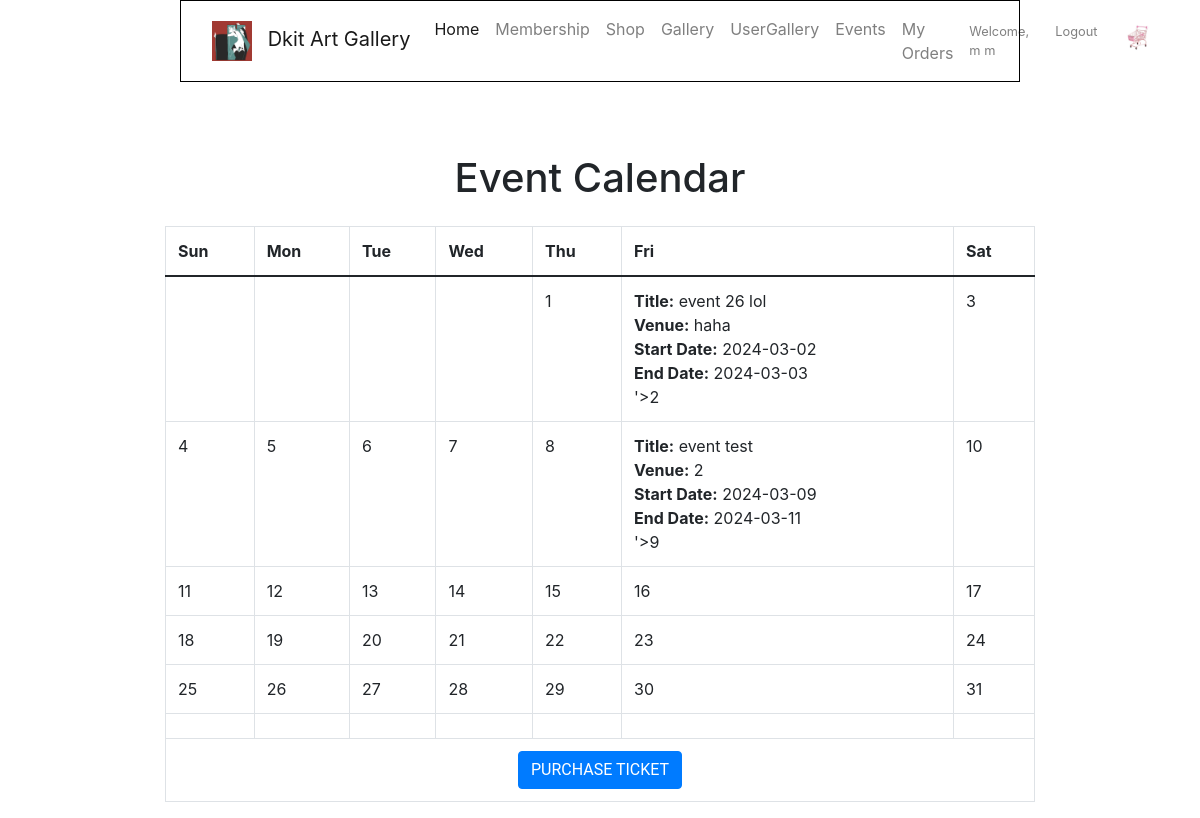
The page /controller/index.php?action=events (signed in) on the database its author committed.
### tables this page shows
CREATE TABLE `event` (
                         `id` int(11) NOT NULL,
                         `title` varchar(50) NOT NULL,
                         `venue` varchar(500) NOT NULL,
                         `start_date` date NOT NULL,
                         `end_date` date NOT NULL,
                         `month` int(11) NOT NULL
);

### model/getEvents.php (called while the page is built, shortened)
<?php
require_once 'databaseConnection.php';
function getEvents() {
    global $db;
    $events = [];
    try {
        $query = "SELECT * FROM event";
        $stmt = $db->prepare($query);
        $stmt->execute();
        $events = $stmt->fetchAll(PDO::FETCH_ASSOC);
    } catch (PDOException $e) {
        echo "Error: " . $e->getMessage();
    }
    return $events;
}
?>

### view/event.php (the view, shortened to what this page needs)
<?php
include "../view/nav.php";
include'../view/header.php';
require_once '../model/getEvents.php';
$month = isset($month) ? $month : date('m');
$year = isset($year) ? $year : date('Y');
$events = getEvents();
?>
</head>
<body>
<div class="container">
    <h1 class="text-center mt-5 mb-4">Event Calendar</h1>
    <div class="row justify-content-center">
        <div class="col-md-10">
            <table id="calendarTable" class="table table-bordered calendar">
                <thead>
                <tr>
                    <th>Sun</th>
                    <th>Mon</th>
                    <th>Tue</th>
                    <th>Wed</th>
                    <th>Thu</th>
                    <th>Fri</th>
                    <th>Sat</th>
                </tr>
                </thead>
                <tbody>
                <?php
                $numDays = date('t', mktime(0, 0, 0, $month, 1, $year));
                $firstDay = date('N', mktime(0, 0, 0, $month, 1, $year));
                echo "<tr>";
                for ($i = 1; $i < $firstDay; $i++) {
                    echo '<td></td>';
                }
                for ($day = 1; $day <= $numDays; $day++) {
                    $event_found = false;
                    $event_info = "";
                    foreach ($events as $event) {
                        $event_date = date('d', strtotime($event['start_date']));
                        if ($event_date == $day) {
                            $event_info .= "<div class='event-details'>";
                            $event_info .= "<strong>Title:</strong> {$event['title']}<br>";
                            $event_info .= "<strong>Venue:</strong> {$event['venue']}<br>";
                            $event_info .= "<strong>Start Date:</strong> {$event['start_date']}<br>";
                            $event_info .= "<strong>End Date:</strong> {$event['end_date']}<br>";
                            $event_info .= "</div>";
                            $event_found = true;
                            break;
                        }
                    }
                    if (!$event_found) {
                        $event_info = "";
                    }
                    echo "<td class='calendar-day' data-toggle='tooltip' title='" . $event_info . "'>$day</td>";
                    if (date('N', mktime(0, 0, 0, $month, $day, $year)) == 7) {
                        echo '</tr><tr>';
                    }
                }
                $remainingDays = 7 - (date('N', mktime(0, 0, 0, $month, $numDays, $year)) % 7);
                for ($i = 0; $i < $remainingDays; $i++) {
                    echo '<td></td>';
                }
                ?>
                <tr>
                    <td colspan="7" class="text-center">
                        <?php
                        if ($_SESSION['userType'] === 'premium') {
                            echo '<a href="../controller/index.php?action=purchaseTicket" class="btn btn-primary">Purchase Ticket</a>';
                        } else {
                            echo '<p>You must have a premium membership to purchase a ticket.</p>';
                        }
                        ?>
                    </td>
                </tr>
        </div>
    </div>
</div>
</body>
</html>

### css/nav.css (style rules this page uses)
body { padding-top: 106px; }

### css/homeStyles.css (style rules this page uses)
.container { max-width: 800px; margin: 0 auto; }

### css/buttons.css (style rules this page uses)
.btn { font-family: 'Roboto', sans-serif; font-weight: bold; text-transform: uppercase; border: none; padding: 10px 20px; cursor: pointer; border-radius: 5px; background-color: #000; color: #fff; }

### view/event.php (style rules this page uses)
.calendar td { cursor: pointer; }

### rows shown on the page
event: title "event 26 lol", venue "haha", start_date "2024-03-02", end_date "2024-03-03"
event: title "event test", venue "2", start_date "2024-03-09", end_date "2024-03-11"

### other values the page prints
$username "m m"
